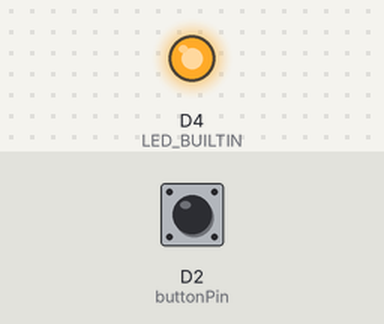
The sketch below on a simulated ESP8266 (NodeMCU). Shown: output pins drawn as LEDs (lit = HIGH, except the on-board LED, lit = LOW). Inputs (shaded band) come from the test bench; at power-on: D2 (buttonPin) LOW. WiFi joins after 1.5 s; servers stay silent unless stated; uploads are accepted with an empty reply; what the sketch prints to the serial monitor is not drawn.

Above: at 0.1 s.
At 1.6 s:
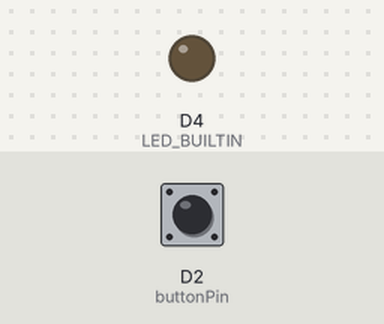
Timing chart, 0 to 3.1 s (numbered marks = the images above):
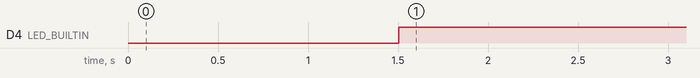

The sketch:

relay_module_final.ino
```cpp
#include <ESP8266WiFi.h>
#include <ESP8266HTTPClient.h>
#include <WiFiClient.h>

const int buttonPin = D2;
const char* ssid = "VWS21";
const char* password = "Vikum31415";
const char* serverName = "http://34.93.185.72/node/train";

int routeId =1000;
int stopId =1000;

unsigned long lastTime = 0;
unsigned long timerDelay = 5000;

int buttonState = 0;

void setup() {

  pinMode(buttonPin, INPUT);
  pinMode(LED_BUILTIN, OUTPUT);
  Serial.begin(9600);

  WiFi.begin(ssid, password);
  Serial.println("Connecting");
  while(WiFi.status() != WL_CONNECTED) {
    delay(500);
    Serial.print(".");
  }
  Serial.println("");
  Serial.print("Connected to WiFi network with IP Address: ");
  Serial.println(WiFi.localIP());

}

void loop() {

  buttonState = digitalRead(buttonPin);
  Serial.print(buttonState);
  if (buttonState == HIGH) {
    digitalWrite(LED_BUILTIN, LOW);
    delay(100);
  } else {
    digitalWrite(LED_BUILTIN, HIGH);
    delay(100);
  }

  if ((millis() - lastTime) > timerDelay) {

    if(WiFi.status()== WL_CONNECTED){
      WiFiClient client;
      HTTPClient http;
      http.begin(client, serverName);
      http.addHeader("Content-Type", "application/json");
      String postString = String(String("{\"route_id\":") + routeId + ",\"stop_id\":" + stopId + ",\"activation_type\":\"relay\",\"status\":" + buttonState + "}");
      int httpResponseCode = http.POST(postString);
      Serial.print(postString);
      Serial.print("HTTP Response code: ");
      Serial.println(httpResponseCode);
      http.end();
    }
    else {
      Serial.println("WiFi Disconnected");
    }
    lastTime = millis();
  }

}
```

Measured:
- by itself, D4 (LED_BUILTIN): LOW → HIGH at 1.5 s
